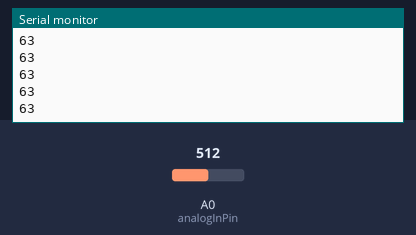
The sketch below on a simulated Arduino Uno, built with avr-gcc and run on an emulated ATmega328P. Parts: the last lines printed to the serial monitor. The inputs (shaded band) are chosen by the test bench; at power-on: A0 (analogInPin) = 512.

Above: at 1.2 s.
1.3 s: A0 (analogInPin) set to 716
At 2.3 s:
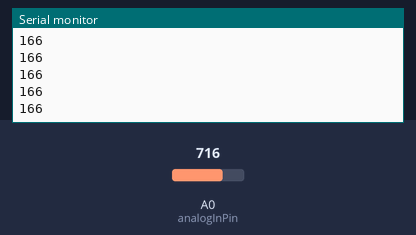
2.8 s: A0 (analogInPin) set to 900
At 3.8 s:
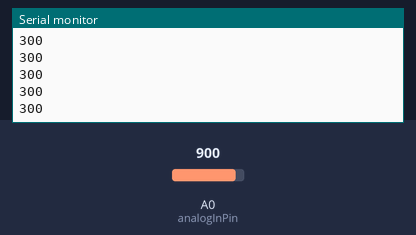
Timing chart, 0 to 5.8 s (numbered marks = the images above; inputs shaded):
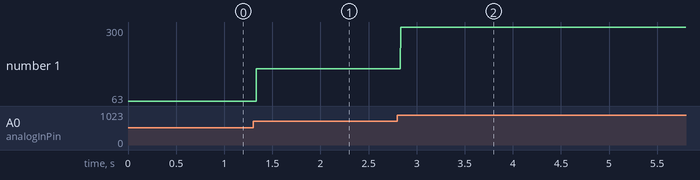

Measured:
- after the input at 1.3 s, the serial monitor: prints a new line at once (image 1)
- after the input at 2.8 s, the serial monitor: prints a new line at once (image 2)
- plotted number 1: 63 → 166 after the input at 1.3 s, 166 → 300 after the input at 2.8 s

The sketch:

lecture0A51SK.ino
```cpp
const int analogInPin = A0;  // Analog input pin that the potentiometer is attached to

int sensorValue = 0;        // value read from the pot

int32_t interpolate(int32_t x) {
  return -33*x*x*x/67108864 + 34*x*x/65536 - 49*x/256 + 27;
}

void setup() {
  // initialize serial communications at 9600 bps:
  Serial.begin(19200);
}

void loop() {
  // read the analog in value:
  sensorValue = analogRead(analogInPin);
  Serial.println(interpolate(sensorValue));

  // wait 2 milliseconds before the next loop for the analog-to-digital
  // converter to settle after the last reading:
  delay(1);
}
```
